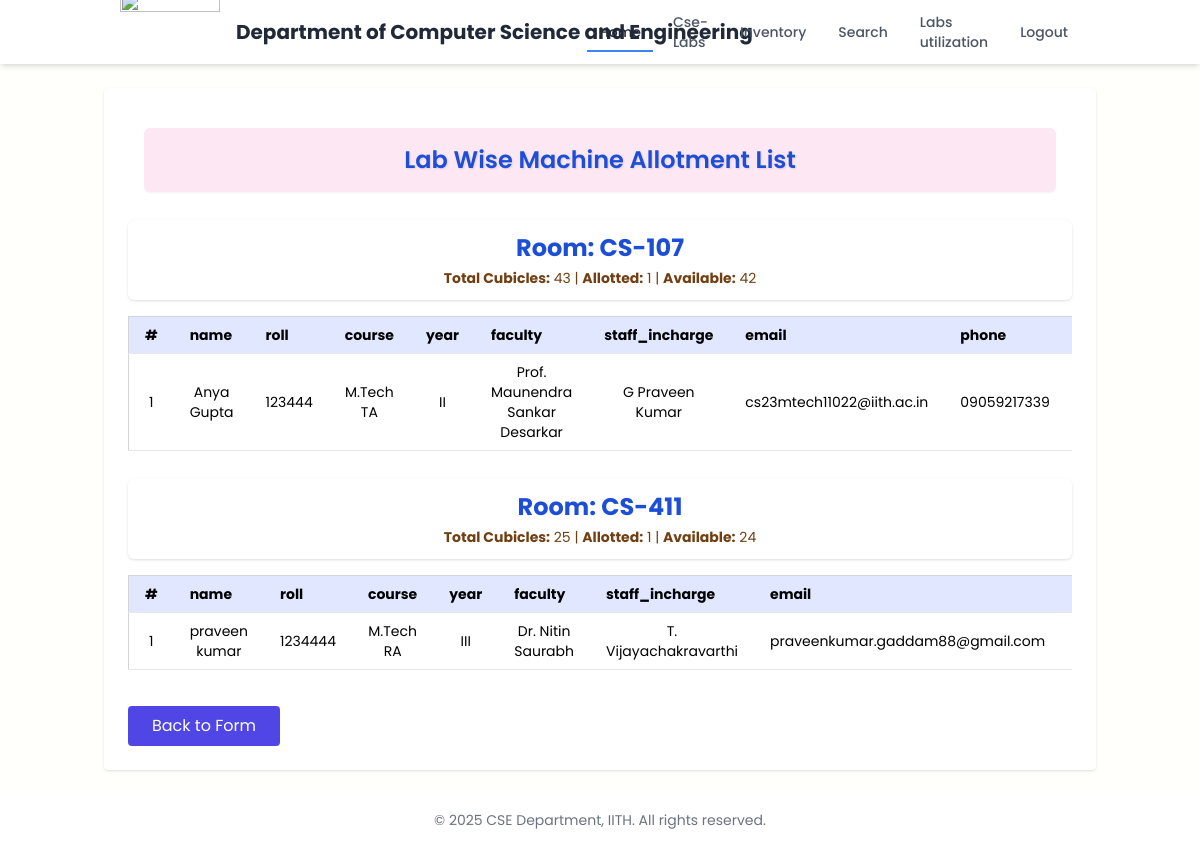
Before: /records with the older database file.
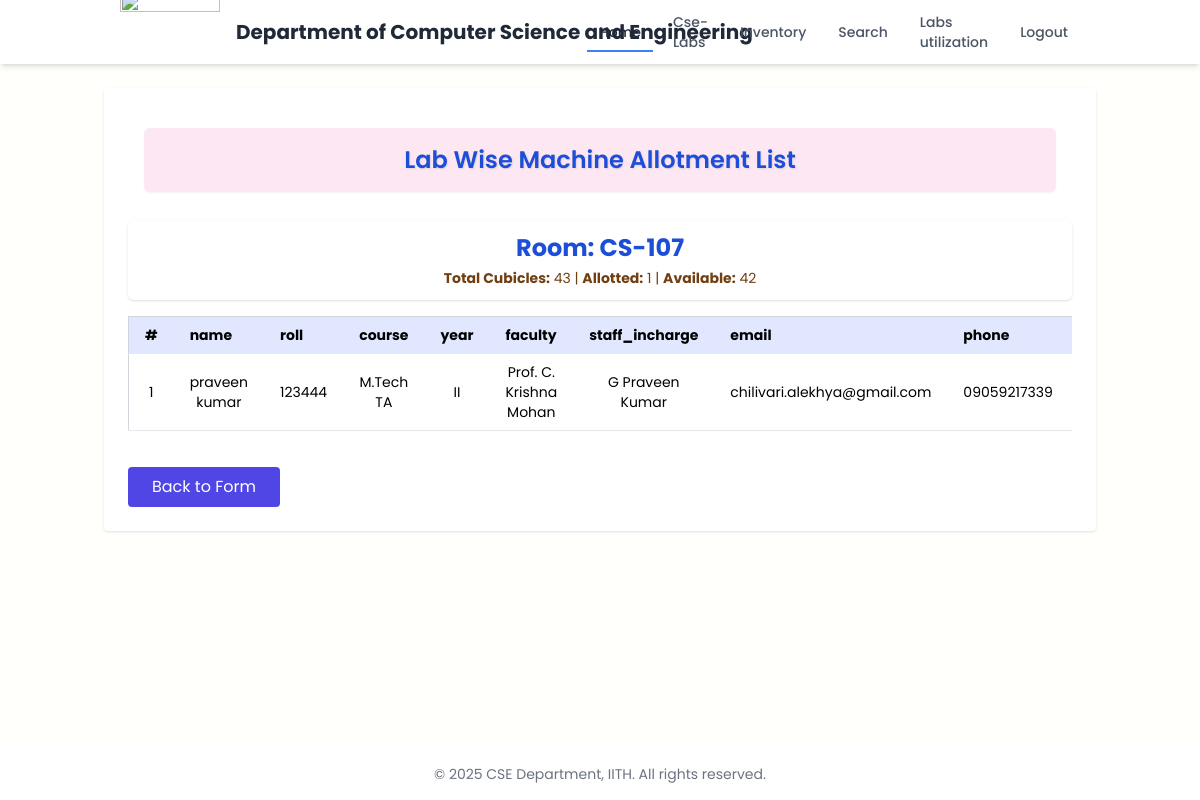
After: the same page with the newer database file.
### models.py (models this page shows)
class Workstation(db.Model):
    id = db.Column(db.Integer, primary_key=True)
    name = db.Column(db.String(100))
    roll = db.Column(db.String(20))
    course = db.Column(db.String(20))
    year = db.Column(db.String(10))
    faculty = db.Column(db.String(100))
    staff_incharge = db.Column(db.String(100))
    email = db.Column(db.String(100))
    phone = db.Column(db.String(20))
    room_lab_name = db.Column(db.String(50))
    cubicle_no = db.Column(db.String(10))
    manufacturer = db.Column(db.String(100))
    otherManufacturer = db.Column(db.String(100))
    model = db.Column(db.String(100))
    serial = db.Column(db.String(100))
    os = db.Column(db.String(50))
    otherOs = db.Column(db.String(50))
    processor = db.Column(db.String(100))
    cores = db.Column(db.String(10))
    ram = db.Column(db.String(20))
    otherRam = db.Column(db.String(20))
    storage_type1 = db.Column(db.String(50))
    storage_capacity1 = db.Column(db.String(20))
    storage_type2 = db.Column(db.String(50))
    storage_capacity2 = db.Column(db.String(20))
    gpu = db.Column(db.String(100))
    vram = db.Column(db.String(10))
    issue_date = db.Column(db.String(20))
    system_required_till = db.Column(db.String(20))
    po_date = db.Column(db.String(20))
    source_of_fund = db.Column(db.String(100))
    keyboard_provided = db.Column(db.String(10))
    keyboard_details = db.Column(db.String(100))
    mouse_provided = db.Column(db.String(10))
    mouse_details = db.Column(db.String(100))
    monitor_provided = db.Column(db.String(20))
    monitor_details = db.Column(db.String(100))
    monitor_size = db.Column(db.String(10))
    monitor_serial = db.Column(db.String(100))

### app.py (the view)
@app.route("/records")
def view_records():
    all_records = Workstation.query.all()
    lab_capacities = {
        "CS-107": 43,
        "CS-108": 21,
        "CS-109": 114,
        "CS-207": 30,
        "CS-208": 25,
        "CS-209": 142,
        "CS-317": 25,
        "CS-318": 25,
        "CS-319": 32,
        "CS-320": 27,
        "CS-411": 25,
        "CS-412": 33
    }
    from collections import defaultdict
    grouped_records = defaultdict(list)
    for r in all_records:
        grouped_records[r.room_lab_name].append(r)
    lab_stats = {}
    for lab, records in grouped_records.items():
        total = lab_capacities.get(lab, 0)
        used = len(records)
        available = total - used
        lab_stats[lab] = {"total": total, "used": used, "available": available}
    grouped_records = dict(sorted(grouped_records.items()))
    return render_template("records.html", grouped_records=grouped_records, lab_stats=lab_stats)

### templates/records.html (shortened to what this page needs)
{% extends "login_home.html" %}
{% block content %}
  <div class="max-w-7xl mx-auto bg-white p-6 rounded shadow">
    <div class="max-w-10xl mx-auto px-4 py-4">
  <header class="bg-pink-100 rounded-md shadow-sm p-4 text-center">
    <div class="flex flex-col items-center justify-center space-y-2">
      <h1 class="text-xl sm:text-2xl font-semibold text-blue-700" style="text-shadow: 1px 1px 2px rgba(0, 0, 0, 0.1);">
       Lab Wise Machine Allotment List
      </h1>
    </div>
  </header>
</div>
    {% if grouped_records %}
      {% for room, room_records in grouped_records.items() %}
        <div class="bg-white-50 py-3 rounded text-center mb-1">
         <div class="bg-white px-4 py-3 rounded-md mb-4 text-center shadow">
  <h2 class="text-2xl font-bold text-blue-700 mb-1">Room: {{ room }}</h2>
  <div class="text-sm text-yellow-900">
    <span><strong>Total Cubicles:</strong> {{ lab_stats[room].total }}</span> |
    <span><strong>Allotted:</strong> {{ lab_stats[room].used }}</span> |
    <span><strong>Available:</strong> {{ lab_stats[room].available }}</span>
  </div>
</div>
          <div class="overflow-x-auto">
            <table class="min-w-full bg-white border border-gray-300 text-sm">
              <thead class="bg-indigo-100">
                <tr>
                  <th class="py-2 px-4 border-b text-left">#</th>
                  <th class="py-2 px-4 border-b text-left">name</th>
                  <th class="py-2 px-4 border-b text-left">roll</th>
                  <th class="py-2 px-4 border-b text-left">course</th>
                  <th class="py-2 px-4 border-b text-left">year</th>
                  <th class="py-2 px-4 border-b text-left">faculty</th>
                  <th class="py-2 px-4 border-b text-left">staff_incharge</th>
                  <th class="py-2 px-4 border-b text-left">email</th>
                  <th class="py-2 px-4 border-b text-left">phone</th>
                  <th class="py-2 px-4 border-b text-left">cubicle_no</th>
                </tr>
              </thead>
              <tbody>
                {% for r in room_records %}
                <tr class="hover:bg-gray-50">
                  <td class="py-2 px-4 border-b">{{ loop.index }}</td>
                  <td class="py-2 px-4 border-b">{{ r.name }}</td>
                  <td class="py-2 px-4 border-b">{{ r.roll }}</td>
                  <td class="py-2 px-4 border-b">{{ r.course }}</td>
                  <td class="py-2 px-4 border-b">{{ r.year }}</td>
                  <td class="py-2 px-4 border-b">{{ r.faculty }}</td>
                  <td class="py-2 px-4 border-b">{{ r.staff_incharge }}</td>
                  <td class="py-2 px-4 border-b">{{ r.email }}</td>
                  <td class="py-2 px-4 border-b">{{ r.phone }}</td>
                  <td class="py-2 px-4 border-b">{{ r.cubicle_no }}</td>
                </tr>
                {% endfor %}
              </tbody>
            </table>
          </div>
        </div>
      {% endfor %}
    {% else %}
      <p class="text-gray-600">No records found.</p>
    {% endif %}
    <div class="mt-6">
      <a href="/" class="inline-block px-6 py-2 bg-indigo-600 text-white rounded hover:bg-indigo-700">Back to Form</a>
    </div>
  </div>
{% endblock %}

### templates/login_home.html (shortened to what this page needs)
<!DOCTYPE html>
<html lang="en">
<head>
  <script src="https://cdn.tailwindcss.com"></script>
</head>
<body>
  <div class="min-h-screen flex flex-col">
    <nav class="bg-white shadow-md sticky top-0 z-50">
      <div class="container mx-auto px-4 sm:px-6 lg:px-8">
        <div class="flex justify-between h-16">
          <div class="flex items-center">
            <div class="flex-shrink-0 flex items-center">
              <img src="https://iith.ac.in/assets/images/logo.png" height="80" width="100"/>
              <span class="ml-4 text-xl font-bold text-gray-800">Department of Computer Science and Engineering</span>
            </div>
          </div>
          <div class="hidden md:flex md:items-center md:space-x-2">
            <a href="/login_home" class="nav-link active text-gray-800 hover:text-blue-600 px-3 py-2 text-sm font-medium transition-colors duration-200">Home</a>
            <a href="/cse_labs" class="nav-link text-gray-600 hover:text-blue-600 px-3 py-2 text-sm font-medium transition-colors duration-200">Cse-Labs</a>
            <a href="/inventory" class="nav-link text-gray-600 hover:text-blue-600 px-3 py-2 text-sm font-medium transition-colors duration-200">Inventory</a>
            <a href="/search" class="nav-link text-gray-600 hover:text-blue-600 px-3 py-2 text-sm font-medium transition-colors duration-200">Search</a>
            <a href="/utilization" class="nav-link text-gray-600 hover:text-blue-600 px-3 py-2 text-sm font-medium transition-colors duration-200">Labs utilization</a>
            <a href="/logout" class="nav-link text-gray-600 hover:text-blue-600 px-3 py-2 text-sm font-medium transition-colors duration-200">Logout</a>
          </div>
        </div>
      </div>
    </nav>
    <main class="flex-grow container mx-auto px-4 py-6">
      {% block content %}{% endblock %}
    </main>
    <footer class="bg-white text-center py-4 text-gray-500 text-sm">
      © {{ current_year or "2025" }} CSE Department, IITH. All rights reserved.
    </footer>
  </div>
</body>
</html>

### templates/login_home.html (style rules this page uses)
body { font-family: 'Poppins', sans-serif; background-color: #fffffc; }
.nav-link { position: relative; }
.nav-link::after { content: ''; position: absolute; width: 0; height: 2px; bottom: -2px; left: 0; background-color: #3b82f6; transition: width 0.3s ease; }
.nav-link:hover::after, .nav-link.active::after { width: 100%; }

Changed rows visible on the page:
removed Workstation: room_lab_name "CS-411", room_lab_name "25", room_lab_name "1", room_lab_name "24", name "praveen kumar", roll "1234444", course "M.Tech RA", year "III", faculty "Dr. Nitin Saurabh", staff_incharge "T. Vijayachakravarthi", email "praveenkumar.gaddam88@gmail.com"
changed Workstation "CS-107": name "Anya Gupta" → "praveen kumar"; faculty "Prof. Maunendra Sankar Desarkar" → "Prof. C. Krishna Mohan"; email "cs23mtech11022@iith.ac.in" → "chilivari.alekhya@gmail.com"
